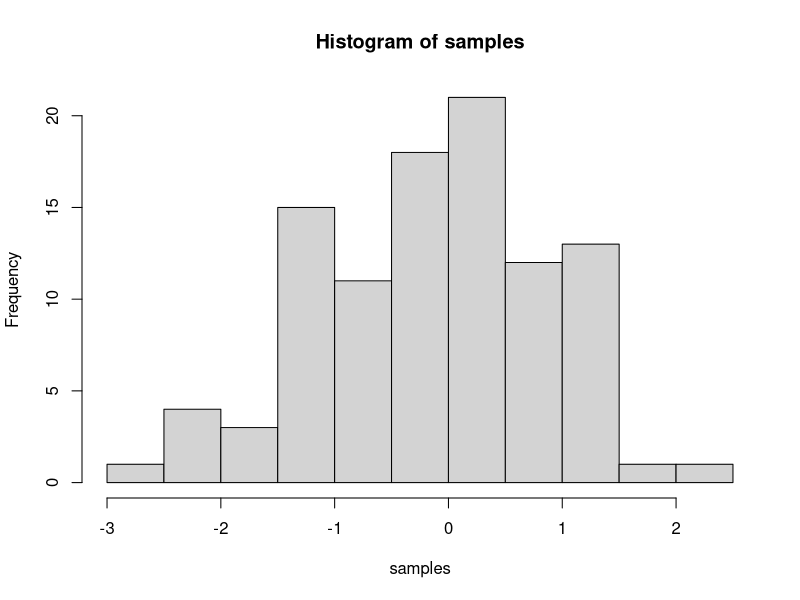

Recreate this plot in R.
## ---- chunk 1
knitr::opts_chunk$set(message=FALSE,warning=FALSE, cache=TRUE)
## ---- chunk 2
sum(1:100)


sum<-0
for (i in 1:100){
  sum<-sum+i
}
## ---- chunk 3
value.sum<- function(x,y){
  sum(x:y)
}
value.sum(1,100)
## ---- chunk 4
seq(1,100,2)

num<-0
for (i in 1:100){
  num<-num+1
if (num%%2 != 0) 
  print(num)
}
#?corrected num+i --> num +1

## ---- chunk 5
#developing algorithm based on sieve of Eratosthenes

prime_numbers <- function(n){
  if(n>=2){
    
  }
}

prime_numbers(1000)
## ---- chunk 6
?runif
#why runif over rnorm ?

runif(100)
## ---- chunk 7
samples <- rnorm(100, mean=0, sd=1)
hist(samples)
## ---- chunk 8
1+2
2*5
5/3
(1+6+4)/5

## ---- chunk 9
a<-1
b<-2
a+b

d<-c(1,2,3)
e<-c(5,6,7)
d+e
d*e
d/e

## ---- chunk 10
# for loop solution
# i becomes the number 1 to 100 at each step of the loop


a <- length(100) # make empty variable, set length to 100
for (i in 1:100){
  a[i] <-i #assigns the number in i, to the ith index of a
}

print(a)

# for loop solution #2

a<-c() #create empty variable using combine command
for (i in 1:100){
  a<-c(a,i) # keeps combining a with itself and the new number in i
}
print(a)

# seq solution
a <- seq(1,100,1) # look up help for seq using ?seq() in console
print(a)
